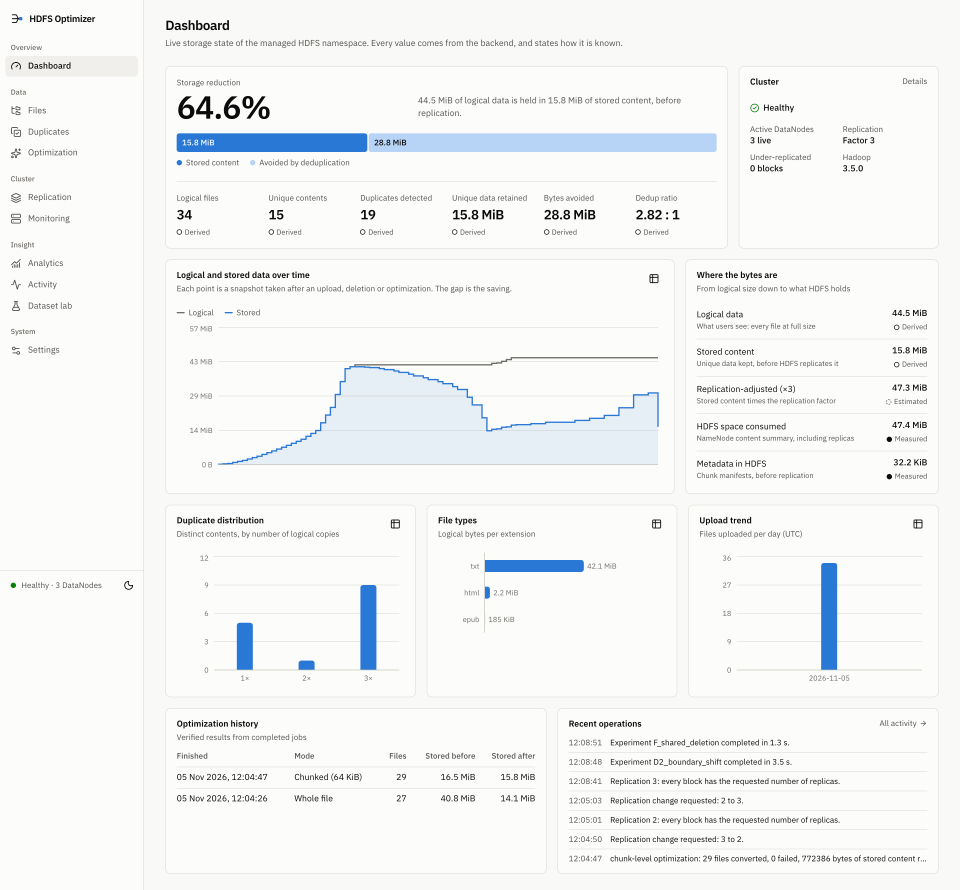
#> input picture screenshots/01_dashboard.png, 2880 x 2670 px (shown at 1/3 size); its folder holds 4 pictures in this run
$ python prepare_crops.py
#> lines starting #> are read from the running program, lines starting #| are printed output that depends on the picture
#!/usr/bin/env python3
"""Crop real screenshots to the region a slide discusses, so that their text is readable when projected.

Cropping only: no pixel is altered. Regions are in screenshot pixels (left, top, right, bottom).
"""

from pathlib import Path

from PIL import Image

ROOT = Path(__file__).resolve().parents[2]
OUT = Path(__file__).resolve().parent / "crops"

CROPS = {
    "dashboard": ("01_dashboard", (464, 180, 2820, 1490)),
    "upload": ("02_file_upload", (464, 195, 2820, 1170)),
    "file_details": ("16a_file_details_verified", (2115, 0, 2880, 1110)),
    "duplicates": ("04_duplicate_analysis", (464, 190, 2820, 1390)),
    "shared_chunks": ("04b_shared_chunks", (464, 665, 2820, 1650)),
    "optimization": ("06_optimization_complete", (590, 1430, 2800, 2170)),
    "replication": ("08_replication_management", (464, 235, 2820, 1560)),
    "cluster": ("09_cluster_status", (464, 195, 2820, 1350)),
    "provenance": ("17_dataset_provenance", (464, 530, 2820, 1980)),
    "namenode_datanodes": ("11_datanode_status", (150, 0, 2800, 1790)),
}


def main() -> None:
    OUT.mkdir(exist_ok=True)
    for name, (source, box) in CROPS.items():
        with Image.open(ROOT / "screenshots" / f"{source}.png") as image:
#> image is the input picture: PIL image 2880x2670 RGB; mean R, G, B 243.8, 245.1, 245.4
            right, bottom = min(box[2], image.width), min(box[3], image.height)
#> right = 2820; bottom = 1490
            image.convert("RGB").crop((box[0], box[1], right, bottom)).save(OUT / f"{name}.png", optimize=True)
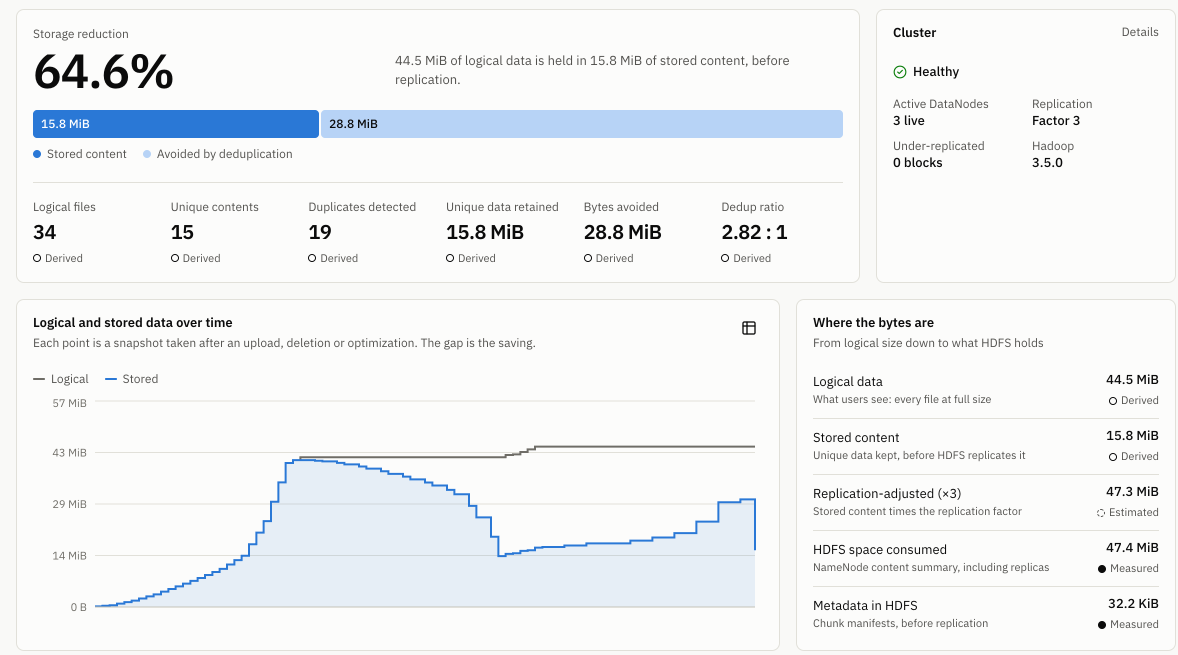
#> saved as dashboard.png: PIL image 2356x1310 RGB (shown at 1/2 size); mean R, G, B 241.3, 243.3, 244.6
            print(name, image.size, "->", (right - box[0], bottom - box[1]))
#| dashboard (2880, 2670) -> (2356, 1310)


if __name__ == "__main__":
#> (the run stopped early here; a loop or call above may not have finished)
